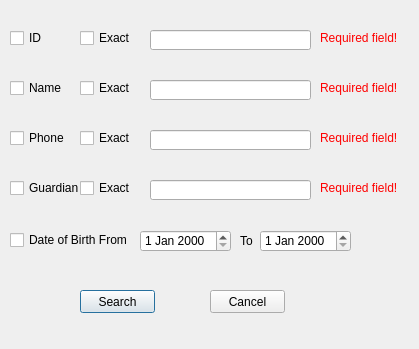
<?xml version="1.0" encoding="UTF-8"?>
<ui version="4.0">
 <class>advsearch_dialog</class>
 <widget class="QDialog" name="advsearch_dialog">
  <property name="geometry">
   <rect>
    <x>0</x>
    <y>0</y>
    <width>419</width>
    <height>349</height>
   </rect>
  </property>
  <property name="windowTitle">
   <string>Dialog</string>
  </property>
  <widget class="QLineEdit" name="ID_adv_ledit">
   <property name="geometry">
    <rect>
     <x>150</x>
     <y>30</y>
     <width>161</width>
     <height>20</height>
    </rect>
   </property>
  </widget>
  <widget class="QLineEdit" name="Phone_adv_ledit">
   <property name="geometry">
    <rect>
     <x>150</x>
     <y>130</y>
     <width>161</width>
     <height>20</height>
    </rect>
   </property>
  </widget>
  <widget class="QLineEdit" name="Name_adv_ledit">
   <property name="geometry">
    <rect>
     <x>150</x>
     <y>80</y>
     <width>161</width>
     <height>20</height>
    </rect>
   </property>
  </widget>
  <widget class="QLineEdit" name="Guardian_adv_ledit">
   <property name="geometry">
    <rect>
     <x>150</x>
     <y>180</y>
     <width>161</width>
     <height>20</height>
    </rect>
   </property>
  </widget>
  <widget class="QCheckBox" name="ID_cbox">
   <property name="geometry">
    <rect>
     <x>10</x>
     <y>30</y>
     <width>71</width>
     <height>16</height>
    </rect>
   </property>
   <property name="text">
    <string>ID</string>
   </property>
  </widget>
  <widget class="QCheckBox" name="Name_cobx">
   <property name="geometry">
    <rect>
     <x>10</x>
     <y>80</y>
     <width>71</width>
     <height>16</height>
    </rect>
   </property>
   <property name="text">
    <string>Name</string>
   </property>
  </widget>
  <widget class="QCheckBox" name="Phone_cbox">
   <property name="geometry">
    <rect>
     <x>10</x>
     <y>130</y>
     <width>71</width>
     <height>16</height>
    </rect>
   </property>
   <property name="text">
    <string>Phone</string>
   </property>
  </widget>
  <widget class="QCheckBox" name="Guardian_cbox">
   <property name="geometry">
    <rect>
     <x>10</x>
     <y>180</y>
     <width>71</width>
     <height>16</height>
    </rect>
   </property>
   <property name="text">
    <string>Guardian</string>
   </property>
  </widget>
  <widget class="QCheckBox" name="Birth_cbox">
   <property name="geometry">
    <rect>
     <x>10</x>
     <y>230</y>
     <width>131</width>
     <height>20</height>
    </rect>
   </property>
   <property name="text">
    <string>Date of Birth From</string>
   </property>
  </widget>
  <widget class="QPushButton" name="Seacch_adv_btn">
   <property name="geometry">
    <rect>
     <x>80</x>
     <y>290</y>
     <width>75</width>
     <height>23</height>
    </rect>
   </property>
   <property name="text">
    <string>Search</string>
   </property>
  </widget>
  <widget class="QPushButton" name="Cancel_adv_btn">
   <property name="geometry">
    <rect>
     <x>210</x>
     <y>290</y>
     <width>75</width>
     <height>23</height>
    </rect>
   </property>
   <property name="text">
    <string>Cancel</string>
   </property>
  </widget>
  <widget class="QLabel" name="Id_adv_label">
   <property name="geometry">
    <rect>
     <x>320</x>
     <y>30</y>
     <width>91</width>
     <height>16</height>
    </rect>
   </property>
   <property name="text">
    <string>&lt;!DOCTYPE HTML PUBLIC &quot;-//W3C//DTD HTML 4.0//EN&quot; &quot;http://www.w3.org/TR/REC-html40/strict.dtd&quot;&gt;
&lt;html&gt;&lt;head&gt;&lt;meta name=&quot;qrichtext&quot; content=&quot;1&quot; /&gt;&lt;style type=&quot;text/css&quot;&gt;
p, li { white-space: pre-wrap; }
&lt;/style&gt;&lt;/head&gt;&lt;body style=&quot; font-family:'SimSun'; font-size:9pt; font-weight:400; font-style:normal;&quot;&gt;
&lt;p style=&quot; margin-top:0px; margin-bottom:0px; margin-left:0px; margin-right:0px; -qt-block-indent:0; text-indent:0px;&quot;&gt;&lt;span style=&quot; color:#ff0000;&quot;&gt;Required field!&lt;/span&gt;&lt;/p&gt;&lt;/body&gt;&lt;/html&gt;</string>
   </property>
  </widget>
  <widget class="QLabel" name="Name_adv_label">
   <property name="geometry">
    <rect>
     <x>320</x>
     <y>80</y>
     <width>91</width>
     <height>16</height>
    </rect>
   </property>
   <property name="text">
    <string>&lt;!DOCTYPE HTML PUBLIC &quot;-//W3C//DTD HTML 4.0//EN&quot; &quot;http://www.w3.org/TR/REC-html40/strict.dtd&quot;&gt;
&lt;html&gt;&lt;head&gt;&lt;meta name=&quot;qrichtext&quot; content=&quot;1&quot; /&gt;&lt;style type=&quot;text/css&quot;&gt;
p, li { white-space: pre-wrap; }
&lt;/style&gt;&lt;/head&gt;&lt;body style=&quot; font-family:'SimSun'; font-size:9pt; font-weight:400; font-style:normal;&quot;&gt;
&lt;p style=&quot; margin-top:0px; margin-bottom:0px; margin-left:0px; margin-right:0px; -qt-block-indent:0; text-indent:0px;&quot;&gt;&lt;span style=&quot; color:#ff0000;&quot;&gt;Required field!&lt;/span&gt;&lt;/p&gt;&lt;/body&gt;&lt;/html&gt;</string>
   </property>
  </widget>
  <widget class="QLabel" name="Phone_adv_label">
   <property name="geometry">
    <rect>
     <x>320</x>
     <y>130</y>
     <width>91</width>
     <height>16</height>
    </rect>
   </property>
   <property name="text">
    <string>&lt;!DOCTYPE HTML PUBLIC &quot;-//W3C//DTD HTML 4.0//EN&quot; &quot;http://www.w3.org/TR/REC-html40/strict.dtd&quot;&gt;
&lt;html&gt;&lt;head&gt;&lt;meta name=&quot;qrichtext&quot; content=&quot;1&quot; /&gt;&lt;style type=&quot;text/css&quot;&gt;
p, li { white-space: pre-wrap; }
&lt;/style&gt;&lt;/head&gt;&lt;body style=&quot; font-family:'SimSun'; font-size:9pt; font-weight:400; font-style:normal;&quot;&gt;
&lt;p style=&quot; margin-top:0px; margin-bottom:0px; margin-left:0px; margin-right:0px; -qt-block-indent:0; text-indent:0px;&quot;&gt;&lt;span style=&quot; color:#ff0000;&quot;&gt;Required field!&lt;/span&gt;&lt;/p&gt;&lt;/body&gt;&lt;/html&gt;</string>
   </property>
  </widget>
  <widget class="QLabel" name="Guardian_adv_label">
   <property name="geometry">
    <rect>
     <x>320</x>
     <y>180</y>
     <width>91</width>
     <height>16</height>
    </rect>
   </property>
   <property name="palette">
    <palette>
     <active>
      <colorrole role="Text">
       <brush brushstyle="SolidPattern">
        <color alpha="255">
         <red>0</red>
         <green>0</green>
         <blue>0</blue>
        </color>
       </brush>
      </colorrole>
     </active>
     <inactive>
      <colorrole role="Text">
       <brush brushstyle="SolidPattern">
        <color alpha="255">
         <red>0</red>
         <green>0</green>
         <blue>0</blue>
        </color>
       </brush>
      </colorrole>
     </inactive>
     <disabled>
      <colorrole role="Text">
       <brush brushstyle="SolidPattern">
        <color alpha="255">
         <red>120</red>
         <green>120</green>
         <blue>120</blue>
        </color>
       </brush>
      </colorrole>
     </disabled>
    </palette>
   </property>
   <property name="text">
    <string>&lt;!DOCTYPE HTML PUBLIC &quot;-//W3C//DTD HTML 4.0//EN&quot; &quot;http://www.w3.org/TR/REC-html40/strict.dtd&quot;&gt;
&lt;html&gt;&lt;head&gt;&lt;meta name=&quot;qrichtext&quot; content=&quot;1&quot; /&gt;&lt;style type=&quot;text/css&quot;&gt;
p, li { white-space: pre-wrap; }
&lt;/style&gt;&lt;/head&gt;&lt;body style=&quot; font-family:'SimSun'; font-size:9pt; font-weight:400; font-style:normal;&quot;&gt;
&lt;p style=&quot; margin-top:0px; margin-bottom:0px; margin-left:0px; margin-right:0px; -qt-block-indent:0; text-indent:0px;&quot;&gt;&lt;span style=&quot; color:#ff0000;&quot;&gt;Required field!&lt;/span&gt;&lt;/p&gt;&lt;/body&gt;&lt;/html&gt;</string>
   </property>
  </widget>
  <widget class="QDateEdit" name="Start_dateedit">
   <property name="geometry">
    <rect>
     <x>140</x>
     <y>230</y>
     <width>91</width>
     <height>22</height>
    </rect>
   </property>
  </widget>
  <widget class="QDateEdit" name="End_dateedit">
   <property name="geometry">
    <rect>
     <x>260</x>
     <y>230</y>
     <width>91</width>
     <height>22</height>
    </rect>
   </property>
  </widget>
  <widget class="QLabel" name="Birth_to_label">
   <property name="geometry">
    <rect>
     <x>240</x>
     <y>230</y>
     <width>21</width>
     <height>21</height>
    </rect>
   </property>
   <property name="text">
    <string>To</string>
   </property>
  </widget>
  <widget class="QCheckBox" name="ID_Exact_cbox">
   <property name="geometry">
    <rect>
     <x>80</x>
     <y>30</y>
     <width>71</width>
     <height>16</height>
    </rect>
   </property>
   <property name="text">
    <string>Exact</string>
   </property>
  </widget>
  <widget class="QCheckBox" name="Name_Exact_cobx">
   <property name="geometry">
    <rect>
     <x>80</x>
     <y>80</y>
     <width>71</width>
     <height>16</height>
    </rect>
   </property>
   <property name="text">
    <string>Exact</string>
   </property>
  </widget>
  <widget class="QCheckBox" name="Phone_Exact_cbox">
   <property name="geometry">
    <rect>
     <x>80</x>
     <y>130</y>
     <width>71</width>
     <height>16</height>
    </rect>
   </property>
   <property name="text">
    <string>Exact</string>
   </property>
  </widget>
  <widget class="QCheckBox" name="Guardian_Exact_cbox">
   <property name="geometry">
    <rect>
     <x>80</x>
     <y>180</y>
     <width>71</width>
     <height>16</height>
    </rect>
   </property>
   <property name="text">
    <string>Exact</string>
   </property>
  </widget>
 </widget>
 <resources/>
 <connections/>
</ui>
